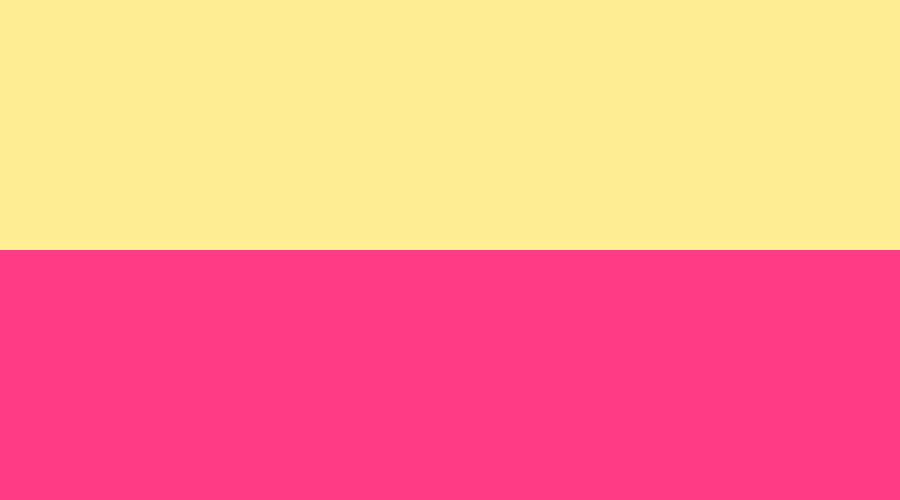
Frame 1 (no input)
Frame 60 (the mouse pressed at the canvas centre just before this capture): identical to frame 1, image omitted
Frame 120 (the mouse held since frame 60 and released just before this capture): identical to frame 1, image omitted

The Processing sketch that drew this single still picture (run headless with seeded random() and noise(); from frame 60 on, the mouse is pressed at the canvas centre):

// Processing sketch: processing_1107
// ── processing_1107.pde

final static int NUM_NODES = 50;
final static float IMPULSE_MULTIPLIER = 0.6;
final static float DAMPING = 0.98;
final static float Y_SCALE = 1.0;
float nodeSpacing;

float[] yPos = new float[NUM_NODES];
float[] yVel = new float[NUM_NODES];

int softStart = 0;
int mouseStart = 0;

void setup () 
{
  size (900, 500);
  
  nodeSpacing = float(width) / (NUM_NODES - 1);

  
  for (int ii = 0; ii < NUM_NODES; ii++)
  {
    yPos[ii] = 0;
    yVel[ii] = 0;
  } 
  
  frameRate(60);
  smooth();
  background(80);
  noStroke();
}

void draw() 
{ 
  if(softStart == 0)
  {      
    if((mouseY < height / 2) && (mouseY > 0))
    {
      if (mouseStart == 2)
      {
        softStart = 1;
      }
      mouseStart = 1;
    }
    if(mouseY > height / 2)
    {
      if (mouseStart == 1)
      {
        softStart = 1;
      }
      mouseStart = 2;
    }
  }
  else
  {
    
    
    float tempYVel = 0;
    float resultantY = 0;
    float halfWidth = float(width) / 2;
    float proportionX = (mouseX - halfWidth) / halfWidth;
    float proportionYLeft, proportionYRight;
    if(proportionX < 0)
    {
      proportionYLeft = 0;
      proportionYRight = -proportionX;
    }
    else
    {
      proportionYLeft = proportionX;
      proportionYRight = 0;
    }
    yPos[0] = (mouseY - height/2) * (1 - proportionYLeft) * Y_SCALE;
    yPos[NUM_NODES - 1] = (-mouseY + height/2) * (1 - proportionYRight) * Y_SCALE;
   
    for (int ii = 1; ii < NUM_NODES - 1; ii++)
    {  
      resultantY = ((yPos[ii - 1] + yPos[ii + 1]) / 2) - yPos[ii];
      yVel[ii] += IMPULSE_MULTIPLIER * resultantY;
      yVel[ii] *= DAMPING;
    } 
  } 
  
  for (int ii = 1; ii < NUM_NODES - 1; ii++)
  { 
    yPos[ii] += yVel[ii];
  }
  
  background(255,238,147);
  fill(255,59,134);
  beginShape();
  vertex(0, height);
  vertex(0, yPos[0] + height /2);
  
  for (int ii = 0; ii < NUM_NODES; ii++)
  {
    curveVertex(nodeSpacing * ii, yPos[ii] + height /2);
  }
  curveVertex(width, yPos[NUM_NODES - 1] + height /2);
  vertex(width, height);
  endShape(CLOSE);
  
  /*
  for (int ii = 0; ii < NUM_NODES; ii++)
  {
    drawNode(nodeSpacing * ii, yPos[ii] + height /2);
  }*/
 
}

void drawNode(float x, float y)
{
  fill(0);
  stroke(0);
  ellipse(x, y, 7, 7);
}
